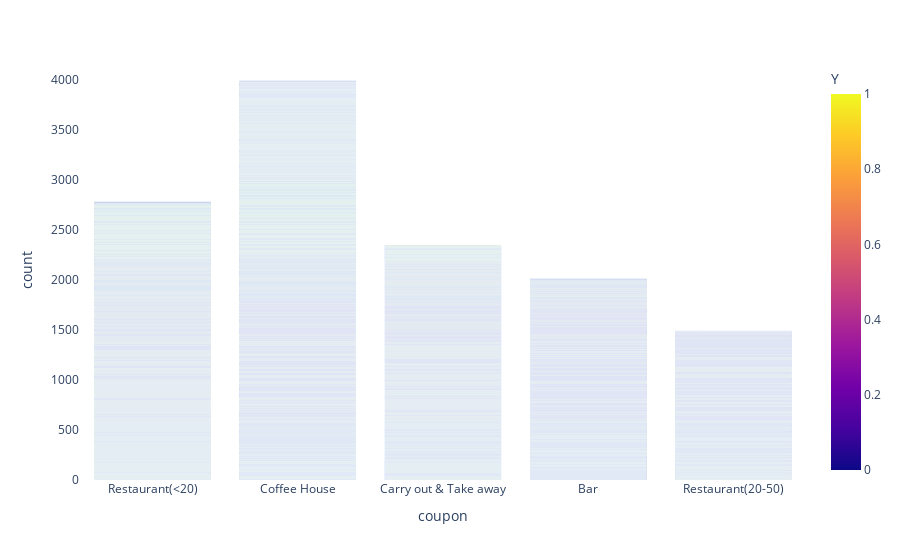

Notebook cell for this chart:
### Markdown cell above
5. Use a bar plot to visualize the `coupon` column.

### Code cell
fig = px.bar(data, x='coupon', color='Y')

fig.update_layout(plot_bgcolor='rgba(0, 0, 0, 0)',
                  paper_bgcolor='rgba(0, 0, 0, 0)',)


fig.show()

### Figure 1 — Plotly figure (JSON) as saved in the notebook; plotly's stock layout.template omitted (floating-point values rounded to 4 significant figures; data arrays with more than 128 entries replaced by an {"elided": "..."} marker saying what was removed)
{"data": [{"alignmentgroup": "True", "hovertemplate": "coupon=%{x}<br>count=%{y}<br>Y=%{marker.color}<extra></extra>", "legendgroup": "", "marker": {"color": {"elided": "12610 int values"}, "coloraxis": "coloraxis", "pattern": {"shape": ""}}, "name": "", "offsetgroup": "", "orientation": "v", "showlegend": false, "textposition": "auto", "type": "bar", "x": {"elided": "12610 str values"}, "xaxis": "x", "y": {"elided": "12610 int values"}, "yaxis": "y"}], "layout": {"barmode": "relative", "coloraxis": {"colorbar": {"title": {"text": "Y"}}, "colorscale": [[0, "#0d0887"], [0.1111, "#46039f"], [0.2222, "#7201a8"], [0.3333, "#9c179e"], [0.4444, "#bd3786"], [0.5556, "#d8576b"], [0.6667, "#ed7953"], [0.7778, "#fb9f3a"], [0.8889, "#fdca26"], [1, "#f0f921"]]}, "legend": {"tracegroupgap": 0}, "margin": {"t": 60}, "paper_bgcolor": "rgba(0, 0, 0, 0)", "plot_bgcolor": "rgba(0, 0, 0, 0)", "xaxis": {"anchor": "y", "domain": [0, 1], "title": {"text": "coupon"}}, "yaxis": {"anchor": "x", "domain": [0, 1], "title": {"text": "count"}}}}
